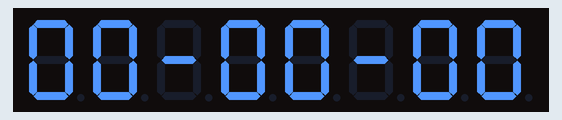
Simulated run of this sketch. Board: Arduino Uno, built with avr-gcc and run on an emulated ATmega328P. Parts: 8-digit seven-segment display. Wiring (inferred from the names in the program): TM1638 display and keys: STB pin 7; clock pin 9; DIO pin 8.

Above: at 0.1 s.
At 5.1 s:
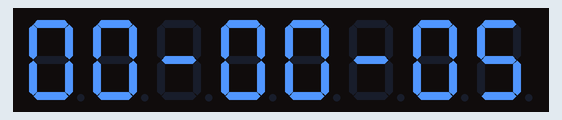
At 11.1 s:
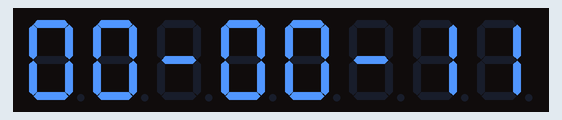
At 19.1 s:
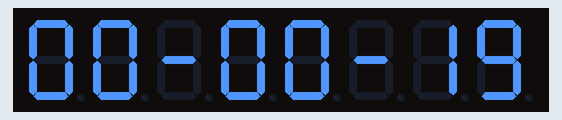
At 28.1 s:
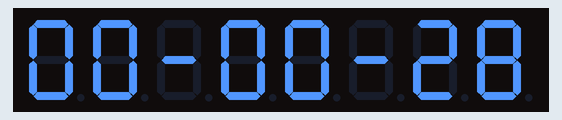
At 39.1 s:
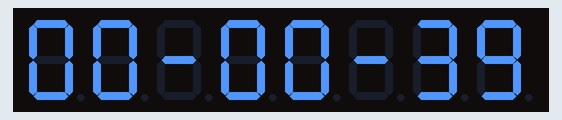

Measured:
- what the display in image 2 shows lasts 1.0 s, from 11.0 s to 12.0 s

The sketch:

LAB11Checkpoint2.ino
```cpp
const int strobe = 7; // กำหนดขา strobe
const int clock = 9; // กำหนดขา clock
const int data = 8; // กำหนดขา data
volatile unsigned int hour, minute, sec; // ตัวแปรที่ใช้เก็บค่าชั่วโมง นาที และวินาที

ISR(TIMER1_COMPA_vect){ // ใช้ interrupt เมื่อ Timer1 เกิดการเปรียบเทียบ (compare match)
  update_time(); // อัพเดทเวลา
  display_7seg(); // แสดงผลบน 7-segment display
}

void sendCommand(uint8_t value) {
  digitalWrite(strobe, LOW); // เริ่มส่งคำสั่ง
  shiftOut(data, clock, LSBFIRST, value); // ส่งข้อมูลผ่าน data และ clock
  digitalWrite(strobe, HIGH); // สิ้นสุดการส่งคำสั่ง
}

void reset() {
  sendCommand(0x40); // set auto increment mode
  digitalWrite(strobe, LOW);
  shiftOut(data, clock, LSBFIRST, 0xc0); // set starting address to 0
  for(uint8_t i = 0; i < 16; i++) { // เคลียร์การแสดงผล 16 ตำแหน่ง (LED 16 ตัว)
    shiftOut(data, clock, LSBFIRST, 0x00);
  }
  digitalWrite(strobe, HIGH);
}

void setup() {
  TCCR1A = 0; // เคลียร์การตั้งค่า Timer1
  TCCR1B = (1 << CS12 | 0 << CS11 | 1 << CS10 | 1 << WGM12); // ตั้งค่า prescaler 1024
  TIMSK1 = (1 << OCIE1A); // เปิดใช้งาน interrupt ของ Timer1
  TCNT1 = 0; // รีเซ็ตค่า counter
  OCR1A = 15625; // ค่าเปรียบเทียบเพื่อสร้างการหน่วงเวลา 1 วินาที (16x10^6/1024)
  pinMode(strobe, OUTPUT); // กำหนดขา strobe เป็นขา output
  pinMode(clock, OUTPUT); // กำหนดขา clock เป็นขา output
  pinMode(data, OUTPUT); // กำหนดขา data เป็นขา output
  hour = 0; // ตั้งค่าเริ่มต้นของชั่วโมงเป็น 0
  minute = 0; // ตั้งค่าเริ่มต้นของนาทีเป็น 0
  sec = 0; // ตั้งค่าเริ่มต้นของวินาทีเป็น 0
  sendCommand(0x8f); // เปิดใช้งานการแสดงผล
  reset(); // รีเซ็ตการแสดงผล
  display_7seg(); // แสดงผลเบื้องต้น
}

void update_time() {
  if (sec == 59) {
    sec = 0;
    if (minute == 59) {
      minute = 0;
      hour == 23 ? 0 : hour++; // ถ้าชั่วโมงถึง 23 ให้รีเซ็ตเป็น 0 ไม่ใช่ก็เพิ่ม 1
    } else {
      minute++; // เพิ่มนาที
    }
  } else {
    sec++; // เพิ่มวินาที
  }
}

void display_7seg() {
   uint8_t digits[] = { 0x3f, 0x06, 0x5b, 0x4f, 0x66, 0x6d, 0x7d, 0x07, 0x7f, 0x6f }; // ตัวเลขที่ใช้แสดงผลใน 7-segment display
   sendCommand(0x44); // set single address mode
   // แสดงผลชั่วโมง
   digitalWrite(strobe, LOW);
   shiftOut(data, clock, LSBFIRST, 0xc0);
   shiftOut(data, clock, LSBFIRST, digits[hour / 10]);
   digitalWrite(strobe, HIGH);
   digitalWrite(strobe, LOW);
   shiftOut(data, clock, LSBFIRST, 0xc2);
   shiftOut(data, clock, LSBFIRST, digits[hour % 10]);
   digitalWrite(strobe, HIGH);
   // แสดงผลตัวคั่น
   digitalWrite(strobe, LOW);
   shiftOut(data, clock, LSBFIRST, 0xc4);
   shiftOut(data, clock, LSBFIRST, 0x40);
   digitalWrite(strobe, HIGH);
   // แสดงผลนาที
   digitalWrite(strobe, LOW);
   shiftOut(data, clock, LSBFIRST, 0xc6);
   shiftOut(data, clock, LSBFIRST, digits[minute / 10]);
   digitalWrite(strobe, HIGH);
   digitalWrite(strobe, LOW);
   shiftOut(data, clock, LSBFIRST, 0xc8);
   shiftOut(data, clock, LSBFIRST, digits[minute % 10]);
   digitalWrite(strobe, HIGH);
   // แสดงผลตัวคั่น
   digitalWrite(strobe, LOW);
   shiftOut(data, clock, LSBFIRST, 0xca);
   shiftOut(data, clock, LSBFIRST, 0x40);
   digitalWrite(strobe, HIGH);
   // แสดงผลวินาที
   digitalWrite(strobe, LOW);
   shiftOut(data, clock, LSBFIRST, 0xcc);
   shiftOut(data, clock, LSBFIRST, digits[sec / 10]);
   digitalWrite(strobe, HIGH);
   digitalWrite(strobe, LOW);
   shiftOut(data, clock, LSBFIRST, 0xce);
   shiftOut(data, clock, LSBFIRST, digits[sec % 10]);
   digitalWrite(strobe, HIGH);
}

void loop() {
  // ไม่มีการทำงานใน loop เพราะใช้ interrupt
}
```
